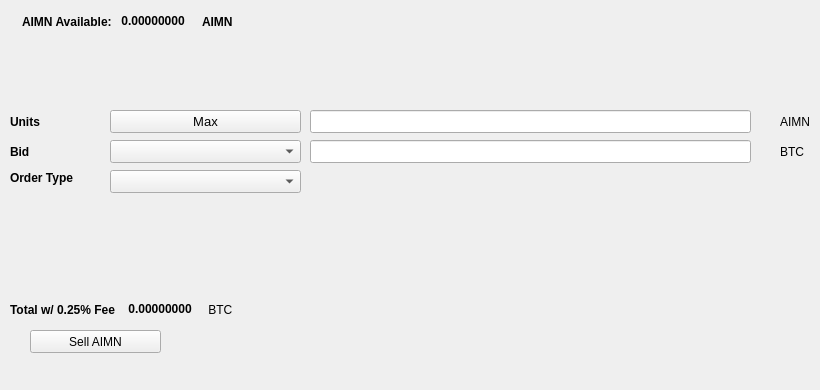
   <widget class="QWidget" name="SellTab">
    <attribute name="title">
     <string>Sell</string>
    </attribute>
    <widget class="QLabel" name="label_16">
     <property name="geometry">
      <rect>
       <x>780</x>
       <y>140</y>
       <width>31</width>
       <height>23</height>
      </rect>
     </property>
     <property name="text">
      <string>BTC</string>
     </property>
    </widget>
    <widget class="QComboBox" name="SellBidcomboBox">
     <property name="geometry">
      <rect>
       <x>110</x>
       <y>140</y>
       <width>191</width>
       <height>23</height>
      </rect>
     </property>
     <property name="font">
      <font>
       <pointsize>10</pointsize>
      </font>
     </property>
    </widget>
    <widget class="QLabel" name="label_18">
     <property name="geometry">
      <rect>
       <x>10</x>
       <y>110</y>
       <width>46</width>
       <height>23</height>
      </rect>
     </property>
     <property name="font">
      <font>
       <weight>75</weight>
       <bold>true</bold>
      </font>
     </property>
     <property name="text">
      <string>Units</string>
     </property>
    </widget>
    <widget class="QPushButton" name="Sell_Max_Amount">
     <property name="geometry">
      <rect>
       <x>110</x>
       <y>110</y>
       <width>191</width>
       <height>23</height>
      </rect>
     </property>
     <property name="font">
      <font>
       <pointsize>10</pointsize>
      </font>
     </property>
     <property name="text">
      <string>Max</string>
     </property>
    </widget>
    <widget class="QLabel" name="label_20">
     <property name="geometry">
      <rect>
       <x>10</x>
       <y>170</y>
       <width>91</width>
       <height>16</height>
      </rect>
     </property>
     <property name="font">
      <font>
       <weight>75</weight>
       <bold>true</bold>
      </font>
     </property>
     <property name="text">
      <string>Order Type</string>
     </property>
    </widget>
    <widget class="QComboBox" name="SellOrdertypeCombo">
     <property name="geometry">
      <rect>
       <x>110</x>
       <y>170</y>
       <width>191</width>
       <height>23</height>
      </rect>
     </property>
     <property name="font">
      <font>
       <pointsize>10</pointsize>
      </font>
     </property>
    </widget>
    <widget class="QLabel" name="label_21">
     <property name="geometry">
      <rect>
       <x>10</x>
       <y>140</y>
       <width>46</width>
       <height>23</height>
      </rect>
     </property>
     <property name="font">
      <font>
       <weight>75</weight>
       <bold>true</bold>
      </font>
     </property>
     <property name="text">
      <string>Bid</string>
     </property>
    </widget>
    <widget class="QLabel" name="label_22">
     <property name="geometry">
      <rect>
       <x>780</x>
       <y>110</y>
       <width>31</width>
       <height>23</height>
      </rect>
     </property>
     <property name="text">
      <string>AIMN</string>
     </property>
    </widget>
    <widget class="QLineEdit" name="UnitsInputAIMN">
     <property name="geometry">
      <rect>
       <x>310</x>
       <y>110</y>
       <width>441</width>
       <height>23</height>
      </rect>
     </property>
     <property name="font">
      <font>
       <pointsize>9</pointsize>
       <weight>75</weight>
       <bold>true</bold>
      </font>
     </property>
    </widget>
    <widget class="QLineEdit" name="SellBidPriceEdit">
     <property name="geometry">
      <rect>
       <x>310</x>
       <y>140</y>
       <width>441</width>
       <height>23</height>
      </rect>
     </property>
     <property name="font">
      <font>
       <pointsize>9</pointsize>
       <weight>75</weight>
       <bold>true</bold>
      </font>
     </property>
    </widget>
    <widget class="QPushButton" name="SellAIMNBTN">
     <property name="geometry">
      <rect>
       <x>30</x>
       <y>330</y>
       <width>131</width>
       <height>23</height>
      </rect>
     </property>
     <property name="text">
      <string>Sell AIMN</string>
     </property>
     <property name="icon">
      <iconset resource="../aimn">
       <normaloff>:/icons/bitcoin</normaloff>:/icons/bitcoin</iconset>
     </property>
    </widget>
    <widget class="QWidget" name="layoutWidget3">
     <property name="geometry">
      <rect>
       <x>22</x>
       <y>12</y>
       <width>258</width>
       <height>19</height>
      </rect>
     </property>
     <layout class="QHBoxLayout" name="horizontalLayout">
      <item>
       <widget class="QLabel" name="label232_2">
        <property name="font">
         <font>
          <weight>75</weight>
          <bold>true</bold>
         </font>
        </property>
        <property name="text">
         <string>AIMN Available:</string>
        </property>
       </widget>
      </item>
      <item>
       <widget class="QLabel" name="AIMNAvailableLabel">
        <property name="palette">
         <palette>
          <active>
           <colorrole role="WindowText">
            <brush brushstyle="SolidPattern">
             <color alpha="255">
              <red>0</red>
              <green>0</green>
              <blue>0</blue>
             </color>
            </brush>
           </colorrole>
           <colorrole role="Button">
            <brush brushstyle="SolidPattern">
             <color alpha="255">
              <red>0</red>
              <green>170</green>
              <blue>0</blue>
             </color>
            </brush>
           </colorrole>
           <colorrole role="Light">
            <brush brushstyle="SolidPattern">
             <color alpha="255">
              <red>0</red>
              <green>255</green>
              <blue>0</blue>
             </color>
            </brush>
           </colorrole>
           <colorrole role="Midlight">
            <brush brushstyle="SolidPattern">
             <color alpha="255">
              <red>0</red>
              <green>212</green>
              <blue>0</blue>
             </color>
            </brush>
           </colorrole>
           <colorrole role="Dark">
            <brush brushstyle="SolidPattern">
             <color alpha="255">
              <red>0</red>
              <green>85</green>
              <blue>0</blue>
             </color>
            </brush>
           </colorrole>
           <colorrole role="Mid">
            <brush brushstyle="SolidPattern">
             <color alpha="255">
              <red>0</red>
              <green>113</green>
              <blue>0</blue>
             </color>
            </brush>
           </colorrole>
           <colorrole role="Text">
            <brush brushstyle="SolidPattern">
             <color alpha="255">
              <red>0</red>
              <green>170</green>
              <blue>0</blue>
             </color>
            </brush>
           </colorrole>
           <colorrole role="BrightText">
            <brush brushstyle="SolidPattern">
             <color alpha="255">
              <red>255</red>
              <green>255</green>
              <blue>255</blue>
             </color>
            </brush>
           </colorrole>
           <colorrole role="ButtonText">
            <brush brushstyle="SolidPattern">
             <color alpha="255">
              <red>0</red>
              <green>0</green>
              <blue>0</blue>
             </color>
            </brush>
           </colorrole>
           <colorrole role="Base">
            <brush brushstyle="SolidPattern">
             <color alpha="255">
              <red>255</red>
              <green>255</green>
              <blue>255</blue>
             </color>
            </brush>
           </colorrole>
           <colorrole role="Window">
            <brush brushstyle="SolidPattern">
             <color alpha="255">
              <red>0</red>
              <green>170</green>
              <blue>0</blue>
             </color>
            </brush>
           </colorrole>
           <colorrole role="Shadow">
            <brush brushstyle="SolidPattern">
             <color alpha="255">
              <red>0</red>
              <green>0</green>
              <blue>0</blue>
             </color>
            </brush>
           </colorrole>
           <colorrole role="AlternateBase">
            <brush brushstyle="SolidPattern">
             <color alpha="255">
              <red>127</red>
              <green>212</green>
              <blue>127</blue>
             </color>
            </brush>
           </colorrole>
           <colorrole role="ToolTipBase">
            <brush brushstyle="SolidPattern">
             <color alpha="255">
              <red>255</red>
              <green>255</green>
              <blue>220</blue>
             </color>
            </brush>
           </colorrole>
           <colorrole role="ToolTipText">
            <brush brushstyle="SolidPattern">
             <color alpha="255">
              <red>0</red>
              <green>0</green>
              <blue>0</blue>
             </color>
            </brush>
           </colorrole>
          </active>
          <inactive>
           <colorrole role="WindowText">
            <brush brushstyle="SolidPattern">
             <color alpha="255">
              <red>0</red>
              <green>0</green>
              <blue>0</blue>
             </color>
            </brush>
           </colorrole>
           <colorrole role="Button">
            <brush brushstyle="SolidPattern">
             <color alpha="255">
              <red>0</red>
              <green>170</green>
              <blue>0</blue>
             </color>
            </brush>
           </colorrole>
           <colorrole role="Light">
            <brush brushstyle="SolidPattern">
             <color alpha="255">
              <red>0</red>
              <green>255</green>
              <blue>0</blue>
             </color>
            </brush>
           </colorrole>
           <colorrole role="Midlight">
            <brush brushstyle="SolidPattern">
             <color alpha="255">
              <red>0</red>
              <green>212</green>
              <blue>0</blue>
             </color>
            </brush>
           </colorrole>
           <colorrole role="Dark">
            <brush brushstyle="SolidPattern">
             <color alpha="255">
              <red>0</red>
              <green>85</green>
              <blue>0</blue>
             </color>
            </brush>
           </colorrole>
           <colorrole role="Mid">
            <brush brushstyle="SolidPattern">
             <color alpha="255">
              <red>0</red>
              <green>113</green>
              <blue>0</blue>
             </color>
            </brush>
           </colorrole>
           <colorrole role="Text">
            <brush brushstyle="SolidPattern">
             <color alpha="255">
              <red>0</red>
              <green>170</green>
              <blue>0</blue>
             </color>
            </brush>
           </colorrole>
           <colorrole role="BrightText">
            <brush brushstyle="SolidPattern">
             <color alpha="255">
              <red>255</red>
              <green>255</green>
              <blue>255</blue>
             </color>
            </brush>
           </colorrole>
           <colorrole role="ButtonText">
            <brush brushstyle="SolidPattern">
             <color alpha="255">
              <red>0</red>
              <green>0</green>
              <blue>0</blue>
             </color>
            </brush>
           </colorrole>
           <colorrole role="Base">
            <brush brushstyle="SolidPattern">
             <color alpha="255">
              <red>255</red>
              <green>255</green>
              <blue>255</blue>
             </color>
            </brush>
           </colorrole>
           <colorrole role="Window">
            <brush brushstyle="SolidPattern">
             <color alpha="255">
              <red>0</red>
              <green>170</green>
              <blue>0</blue>
             </color>
            </brush>
           </colorrole>
           <colorrole role="Shadow">
            <brush brushstyle="SolidPattern">
             <color alpha="255">
              <red>0</red>
              <green>0</green>
              <blue>0</blue>
             </color>
            </brush>
           </colorrole>
           <colorrole role="AlternateBase">
            <brush brushstyle="SolidPattern">
             <color alpha="255">
              <red>127</red>
              <green>212</green>
              <blue>127</blue>
             </color>
            </brush>
           </colorrole>
           <colorrole role="ToolTipBase">
            <brush brushstyle="SolidPattern">
             <color alpha="255">
              <red>255</red>
              <green>255</green>
              <blue>220</blue>
             </color>
            </brush>
           </colorrole>
           <colorrole role="ToolTipText">
            <brush brushstyle="SolidPattern">
             <color alpha="255">
              <red>0</red>
              <green>0</green>
              <blue>0</blue>
             </color>
            </brush>
           </colorrole>
          </inactive>
          <disabled>
           <colorrole role="WindowText">
            <brush brushstyle="SolidPattern">
             <color alpha="255">
              <red>0</red>
              <green>85</green>
              <blue>0</blue>
             </color>
            </brush>
           </colorrole>
           <colorrole role="Button">
            <brush brushstyle="SolidPattern">
             <color alpha="255">
              <red>0</red>
              <green>170</green>
              <blue>0</blue>
             </color>
            </brush>
           </colorrole>
           <colorrole role="Light">
            <brush brushstyle="SolidPattern">
             <color alpha="255">
              <red>0</red>
              <green>255</green>
              <blue>0</blue>
             </color>
            </brush>
           </colorrole>
           <colorrole role="Midlight">
            <brush brushstyle="SolidPattern">
             <color alpha="255">
              <red>0</red>
              <green>212</green>
              <blue>0</blue>
             </color>
            </brush>
           </colorrole>
           <colorrole role="Dark">
            <brush brushstyle="SolidPattern">
             <color alpha="255">
              <red>0</red>
              <green>85</green>
              <blue>0</blue>
             </color>
            </brush>
           </colorrole>
           <colorrole role="Mid">
            <brush brushstyle="SolidPattern">
             <color alpha="255">
              <red>0</red>
              <green>113</green>
              <blue>0</blue>
             </color>
            </brush>
           </colorrole>
           <colorrole role="Text">
            <brush brushstyle="SolidPattern">
             <color alpha="255">
              <red>0</red>
              <green>85</green>
              <blue>0</blue>
             </color>
            </brush>
           </colorrole>
           <colorrole role="BrightText">
            <brush brushstyle="SolidPattern">
             <color alpha="255">
              <red>255</red>
              <green>255</green>
              <blue>255</blue>
             </color>
            </brush>
           </colorrole>
           <colorrole role="ButtonText">
            <brush brushstyle="SolidPattern">
             <color alpha="255">
              <red>0</red>
              <green>85</green>
              <blue>0</blue>
             </color>
            </brush>
           </colorrole>
           <colorrole role="Base">
            <brush brushstyle="SolidPattern">
             <color alpha="255">
              <red>0</red>
              <green>170</green>
              <blue>0</blue>
             </color>
            </brush>
           </colorrole>
           <colorrole role="Window">
            <brush brushstyle="SolidPattern">
             <color alpha="255">
              <red>0</red>
              <green>170</green>
              <blue>0</blue>
             </color>
            </brush>
           </colorrole>
           <colorrole role="Shadow">
            <brush brushstyle="SolidPattern">
             <color alpha="255">
              <red>0</red>
              <green>0</green>
              <blue>0</blue>
             </color>
            </brush>
           </colorrole>
           <colorrole role="AlternateBase">
            <brush brushstyle="SolidPattern">
             <color alpha="255">
              <red>0</red>
              <green>170</green>
              <blue>0</blue>
             </color>
            </brush>
           </colorrole>
           <colorrole role="ToolTipBase">
            <brush brushstyle="SolidPattern">
             <color alpha="255">
              <red>255</red>
              <green>255</green>
              <blue>220</blue>
             </color>
            </brush>
           </colorrole>
           <colorrole role="ToolTipText">
            <brush brushstyle="SolidPattern">
             <color alpha="255">
              <red>0</red>
              <green>0</green>
              <blue>0</blue>
             </color>
            </brush>
           </colorrole>
          </disabled>
         </palette>
        </property>
        <property name="font">
         <font>
          <weight>75</weight>
          <bold>true</bold>
         </font>
        </property>
        <property name="text">
         <string> 0.00000000 </string>
        </property>
        <property name="textInteractionFlags">
         <set>Qt::LinksAccessibleByMouse|Qt::TextSelectableByKeyboard|Qt::TextSelectableByMouse</set>
        </property>
       </widget>
      </item>
      <item>
       <widget class="QLabel" name="labelAIMN">
        <property name="font">
         <font>
          <weight>75</weight>
          <bold>true</bold>
         </font>
        </property>
        <property name="text">
         <string>AIMN</string>
        </property>
       </widget>
      </item>
     </layout>
    </widget>
    <widget class="QWidget" name="layoutWidget">
     <property name="geometry">
      <rect>
       <x>10</x>
       <y>300</y>
       <width>268</width>
       <height>19</height>
      </rect>
     </property>
     <layout class="QHBoxLayout" name="horizontalLayout_2">
      <item>
       <widget class="QLabel" name="label_19">
        <property name="font">
         <font>
          <weight>75</weight>
          <bold>true</bold>
         </font>
        </property>
        <property name="text">
         <string>Total w/ 0.25% Fee </string>
        </property>
       </widget>
      </item>
      <item>
       <widget class="QLabel" name="SellCostLabel">
        <property name="palette">
         <palette>
          <active>
           <colorrole role="WindowText">
            <brush brushstyle="SolidPattern">
             <color alpha="255">
              <red>0</red>
              <green>0</green>
              <blue>0</blue>
             </color>
            </brush>
           </colorrole>
           <colorrole role="Button">
            <brush brushstyle="SolidPattern">
             <color alpha="255">
              <red>0</red>
              <green>170</green>
              <blue>0</blue>
             </color>
            </brush>
           </colorrole>
           <colorrole role="Light">
            <brush brushstyle="SolidPattern">
             <color alpha="255">
              <red>0</red>
              <green>255</green>
              <blue>0</blue>
             </color>
            </brush>
           </colorrole>
           <colorrole role="Midlight">
            <brush brushstyle="SolidPattern">
             <color alpha="255">
              <red>0</red>
              <green>212</green>
              <blue>0</blue>
             </color>
            </brush>
           </colorrole>
           <colorrole role="Dark">
            <brush brushstyle="SolidPattern">
             <color alpha="255">
              <red>0</red>
              <green>85</green>
              <blue>0</blue>
             </color>
            </brush>
           </colorrole>
           <colorrole role="Mid">
            <brush brushstyle="SolidPattern">
             <color alpha="255">
              <red>0</red>
              <green>113</green>
              <blue>0</blue>
             </color>
            </brush>
           </colorrole>
           <colorrole role="Text">
            <brush brushstyle="SolidPattern">
             <color alpha="255">
              <red>0</red>
              <green>170</green>
              <blue>0</blue>
             </color>
            </brush>
           </colorrole>
           <colorrole role="BrightText">
            <brush brushstyle="SolidPattern">
             <color alpha="255">
              <red>255</red>
              <green>255</green>
              <blue>255</blue>
             </color>
            </brush>
           </colorrole>
           <colorrole role="ButtonText">
            <brush brushstyle="SolidPattern">
             <color alpha="255">
              <red>0</red>
              <green>0</green>
              <blue>0</blue>
             </color>
            </brush>
           </colorrole>
           <colorrole role="Base">
            <brush brushstyle="SolidPattern">
             <color alpha="255">
              <red>255</red>
              <green>255</green>
              <blue>255</blue>
             </color>
            </brush>
           </colorrole>
           <colorrole role="Window">
            <brush brushstyle="SolidPattern">
             <color alpha="255">
              <red>0</red>
              <green>170</green>
              <blue>0</blue>
             </color>
            </brush>
           </colorrole>
           <colorrole role="Shadow">
            <brush brushstyle="SolidPattern">
             <color alpha="255">
              <red>0</red>
              <green>0</green>
              <blue>0</blue>
             </color>
            </brush>
           </colorrole>
           <colorrole role="AlternateBase">
            <brush brushstyle="SolidPattern">
             <color alpha="255">
              <red>127</red>
              <green>212</green>
              <blue>127</blue>
             </color>
            </brush>
           </colorrole>
           <colorrole role="ToolTipBase">
            <brush brushstyle="SolidPattern">
             <color alpha="255">
              <red>255</red>
              <green>255</green>
              <blue>220</blue>
             </color>
            </brush>
           </colorrole>
           <colorrole role="ToolTipText">
            <brush brushstyle="SolidPattern">
             <color alpha="255">
              <red>0</red>
              <green>0</green>
              <blue>0</blue>
             </color>
            </brush>
           </colorrole>
          </active>
          <inactive>
           <colorrole role="WindowText">
            <brush brushstyle="SolidPattern">
             <color alpha="255">
              <red>0</red>
              <green>0</green>
              <blue>0</blue>
             </color>
            </brush>
           </colorrole>
           <colorrole role="Button">
            <brush brushstyle="SolidPattern">
             <color alpha="255">
              <red>0</red>
              <green>170</green>
              <blue>0</blue>
             </color>
            </brush>
           </colorrole>
           <colorrole role="Light">
            <brush brushstyle="SolidPattern">
             <color alpha="255">
              <red>0</red>
              <green>255</green>
              <blue>0</blue>
             </color>
            </brush>
           </colorrole>
           <colorrole role="Midlight">
            <brush brushstyle="SolidPattern">
             <color alpha="255">
              <red>0</red>
              <green>212</green>
              <blue>0</blue>
             </color>
            </brush>
           </colorrole>
           <colorrole role="Dark">
            <brush brushstyle="SolidPattern">
             <color alpha="255">
              <red>0</red>
              <green>85</green>
              <blue>0</blue>
             </color>
            </brush>
           </colorrole>
           <colorrole role="Mid">
            <brush brushstyle="SolidPattern">
             <color alpha="255">
              <red>0</red>
              <green>113</green>
              <blue>0</blue>
             </color>
            </brush>
           </colorrole>
           <colorrole role="Text">
            <brush brushstyle="SolidPattern">
             <color alpha="255">
              <red>0</red>
              <green>170</green>
              <blue>0</blue>
             </color>
            </brush>
           </colorrole>
           <colorrole role="BrightText">
            <brush brushstyle="SolidPattern">
             <color alpha="255">
              <red>255</red>
              <green>255</green>
              <blue>255</blue>
             </color>
            </brush>
           </colorrole>
           <colorrole role="ButtonText">
            <brush brushstyle="SolidPattern">
             <color alpha="255">
              <red>0</red>
              <green>0</green>
              <blue>0</blue>
             </color>
            </brush>
           </colorrole>
           <colorrole role="Base">
            <brush brushstyle="SolidPattern">
             <color alpha="255">
              <red>255</red>
              <green>255</green>
              <blue>255</blue>
             </color>
            </brush>
           </colorrole>
           <colorrole role="Window">
            <brush brushstyle="SolidPattern">
             <color alpha="255">
              <red>0</red>
              <green>170</green>
              <blue>0</blue>
             </color>
            </brush>
           </colorrole>
           <colorrole role="Shadow">
            <brush brushstyle="SolidPattern">
             <color alpha="255">
              <red>0</red>
              <green>0</green>
              <blue>0</blue>
             </color>
            </brush>
           </colorrole>
           <colorrole role="AlternateBase">
            <brush brushstyle="SolidPattern">
             <color alpha="255">
              <red>127</red>
              <green>212</green>
              <blue>127</blue>
             </color>
            </brush>
           </colorrole>
           <colorrole role="ToolTipBase">
            <brush brushstyle="SolidPattern">
             <color alpha="255">
              <red>255</red>
              <green>255</green>
              <blue>220</blue>
             </color>
            </brush>
           </colorrole>
           <colorrole role="ToolTipText">
            <brush brushstyle="SolidPattern">
             <color alpha="255">
              <red>0</red>
              <green>0</green>
              <blue>0</blue>
             </color>
            </brush>
           </colorrole>
          </inactive>
          <disabled>
           <colorrole role="WindowText">
            <brush brushstyle="SolidPattern">
             <color alpha="255">
              <red>0</red>
              <green>85</green>
              <blue>0</blue>
             </color>
            </brush>
           </colorrole>
           <colorrole role="Button">
            <brush brushstyle="SolidPattern">
             <color alpha="255">
              <red>0</red>
              <green>170</green>
              <blue>0</blue>
             </color>
            </brush>
           </colorrole>
           <colorrole role="Light">
            <brush brushstyle="SolidPattern">
             <color alpha="255">
              <red>0</red>
              <green>255</green>
              <blue>0</blue>
             </color>
            </brush>
           </colorrole>
           <colorrole role="Midlight">
            <brush brushstyle="SolidPattern">
             <color alpha="255">
              <red>0</red>
              <green>212</green>
              <blue>0</blue>
             </color>
            </brush>
           </colorrole>
           <colorrole role="Dark">
            <brush brushstyle="SolidPattern">
             <color alpha="255">
              <red>0</red>
              <green>85</green>
              <blue>0</blue>
             </color>
            </brush>
           </colorrole>
           <colorrole role="Mid">
            <brush brushstyle="SolidPattern">
             <color alpha="255">
              <red>0</red>
              <green>113</green>
              <blue>0</blue>
             </color>
            </brush>
           </colorrole>
           <colorrole role="Text">
            <brush brushstyle="SolidPattern">
             <color alpha="255">
              <red>0</red>
              <green>85</green>
              <blue>0</blue>
             </color>
            </brush>
           </colorrole>
           <colorrole role="BrightText">
            <brush brushstyle="SolidPattern">
             <color alpha="255">
              <red>255</red>
              <green>255</green>
              <blue>255</blue>
             </color>
            </brush>
           </colorrole>
           <colorrole role="ButtonText">
            <brush brushstyle="SolidPattern">
             <color alpha="255">
              <red>0</red>
              <green>85</green>
              <blue>0</blue>
             </color>
            </brush>
           </colorrole>
           <colorrole role="Base">
            <brush brushstyle="SolidPattern">
             <color alpha="255">
              <red>0</red>
              <green>170</green>
              <blue>0</blue>
             </color>
            </brush>
           </colorrole>
           <colorrole role="Window">
            <brush brushstyle="SolidPattern">
             <color alpha="255">
              <red>0</red>
              <green>170</green>
              <blue>0</blue>
             </color>
            </brush>
           </colorrole>
           <colorrole role="Shadow">
            <brush brushstyle="SolidPattern">
             <color alpha="255">
              <red>0</red>
              <green>0</green>
              <blue>0</blue>
             </color>
            </brush>
           </colorrole>
           <colorrole role="AlternateBase">
            <brush brushstyle="SolidPattern">
             <color alpha="255">
              <red>0</red>
              <green>170</green>
              <blue>0</blue>
             </color>
            </brush>
           </colorrole>
           <colorrole role="ToolTipBase">
            <brush brushstyle="SolidPattern">
             <color alpha="255">
              <red>255</red>
              <green>255</green>
              <blue>220</blue>
             </color>
            </brush>
           </colorrole>
           <colorrole role="ToolTipText">
            <brush brushstyle="SolidPattern">
             <color alpha="255">
              <red>0</red>
              <green>0</green>
              <blue>0</blue>
             </color>
            </brush>
           </colorrole>
          </disabled>
         </palette>
        </property>
        <property name="font">
         <font>
          <weight>75</weight>
          <bold>true</bold>
         </font>
        </property>
        <property name="autoFillBackground">
         <bool>false</bool>
        </property>
        <property name="text">
         <string> 0.00000000</string>
        </property>
        <property name="textInteractionFlags">
         <set>Qt::LinksAccessibleByMouse|Qt::TextSelectableByMouse</set>
        </property>
       </widget>
      </item>
      <item>
       <widget class="QLabel" name="label_17">
        <property name="font">
         <font>
          <weight>50</weight>
          <bold>false</bold>
         </font>
        </property>
        <property name="text">
         <string> BTC</string>
        </property>
       </widget>
      </item>
     </layout>
    </widget>
    <widget class="QLabel" name="label_23">
     <property name="geometry">
      <rect>
       <x>460</x>
       <y>300</y>
       <width>281</width>
       <height>81</height>
      </rect>
     </property>
     <property name="text">
      <string/>
     </property>
     <property name="pixmap">
      <pixmap>:/images/bittrex</pixmap>
     </property>
    </widget>
   </widget>
